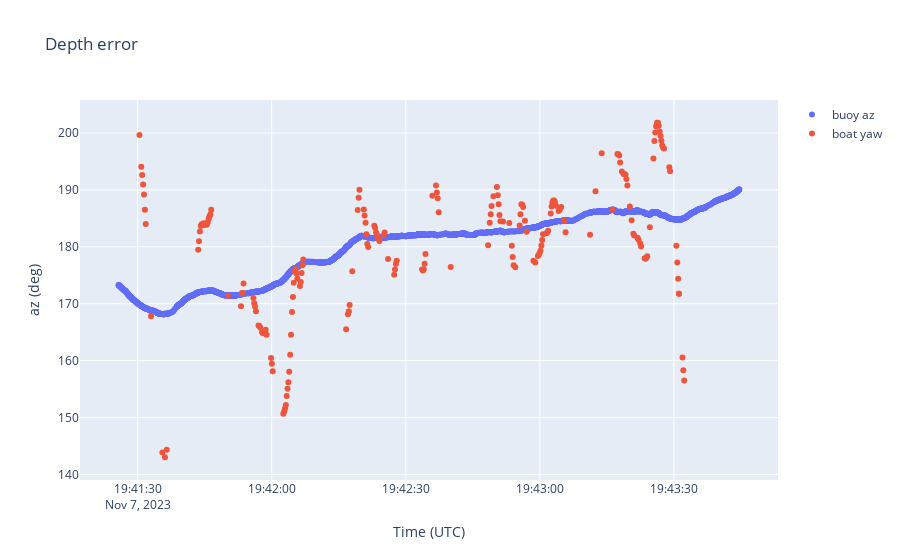
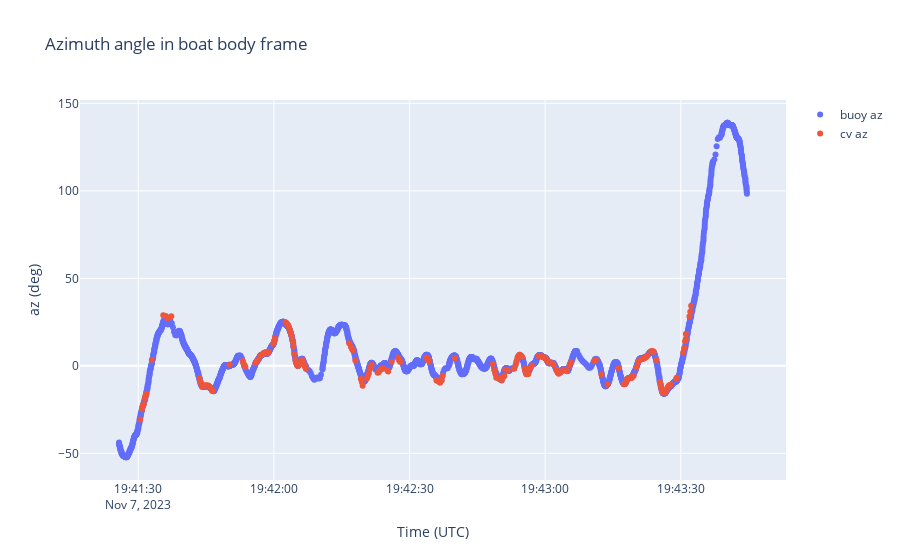

The cell these charts' notebook holds for them, in order:
### Code cell
# plot e and n on the same plot
fig333 = go.Figure()
fig333.add_trace(go.Scatter(x=gps_buoy_imu_merged['ts'], y=(gps_buoy_imu_merged['buoy_a'] + 180 ) % 360, 
                    mode='markers',
                    name='buoy az'))
fig333.add_trace(go.Scatter(x=merged['ts'], y=(np.rad2deg(merged['boat_yaw']) + 180) %360 , 
                    mode='markers', hovertext=merged['class_id'],
                    name='boat yaw'))

fig333.update_xaxes(title_text='Time (UTC)')
fig333.update_yaxes(title_text='az (deg)')
fig333.update_layout(title_text='Depth error')
fig333.show()

fig334 = go.Figure()
fig334.add_trace(go.Scatter(x=gps_buoy_imu_merged['ts'], y=gps_buoy_imu_merged['buoy_az'], 
                    mode='markers', hovertext=gps_buoy_imu_merged['buoy_r'],
                    name='buoy az'))
fig334.add_trace(go.Scatter(x=cv_df_no_coast['ts'], y= cv_df_no_coast['cv_az'] - 36, 
                    mode='markers', hovertext=merged['cv_range'],
                    name='cv az'))

fig334.update_xaxes(title_text='Time (UTC)')
fig334.update_yaxes(title_text='az (deg)')
fig334.update_layout(title_text='Azimuth angle in boat body frame')
fig334.show()
# fig333.add_trace(go.Scatter(x=merged['ts'], y=(merged['boat_yaw']+ 180) % 360 + merged['cv_az'] - 36 , 
#                     mode='markers', hovertext=merged['class_id'],
#                     name='cv_az'))

### Figure 1 — Plotly figure (JSON) as saved in the notebook; plotly's stock layout.template omitted (floating-point values rounded to 4 significant figures; data arrays with more than 128 entries replaced by an {"elided": "..."} marker saying what was removed)
{"data": [{"mode": "markers", "name": "buoy az", "type": "scatter", "x": {"elided": "2468 str values"}, "y": {"elided": "2468 float values"}}, {"hovertext": {"elided": "203 int values"}, "mode": "markers", "name": "boat yaw", "type": "scatter", "x": {"elided": "203 str values"}, "y": {"elided": "203 float values"}}], "layout": {"title": {"text": "Depth error"}, "xaxis": {"title": {"text": "Time (UTC)"}}, "yaxis": {"title": {"text": "az (deg)"}}}}

### Figure 2 — Plotly figure (JSON) as saved in the notebook; plotly's stock layout.template omitted (floating-point values rounded to 4 significant figures; data arrays with more than 128 entries replaced by an {"elided": "..."} marker saying what was removed)
{"data": [{"hovertext": {"elided": "2468 float values"}, "mode": "markers", "name": "buoy az", "type": "scatter", "x": {"elided": "2468 str values"}, "y": {"elided": "2468 float values"}}, {"hovertext": {"elided": "203 float values"}, "mode": "markers", "name": "cv az", "type": "scatter", "x": {"elided": "209 str values"}, "y": {"elided": "209 float values"}}], "layout": {"title": {"text": "Azimuth angle in boat body frame"}, "xaxis": {"title": {"text": "Time (UTC)"}}, "yaxis": {"title": {"text": "az (deg)"}}}}
